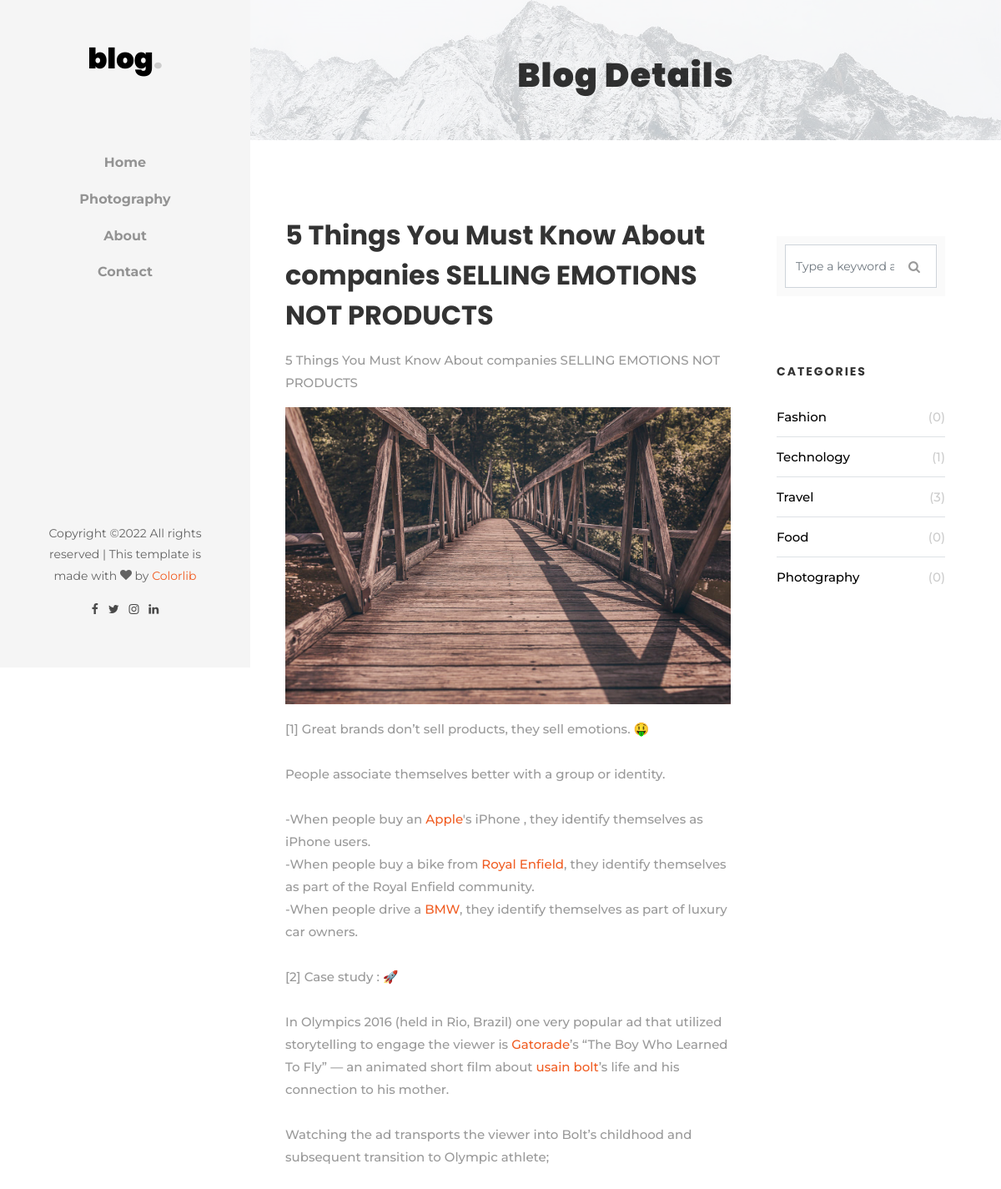
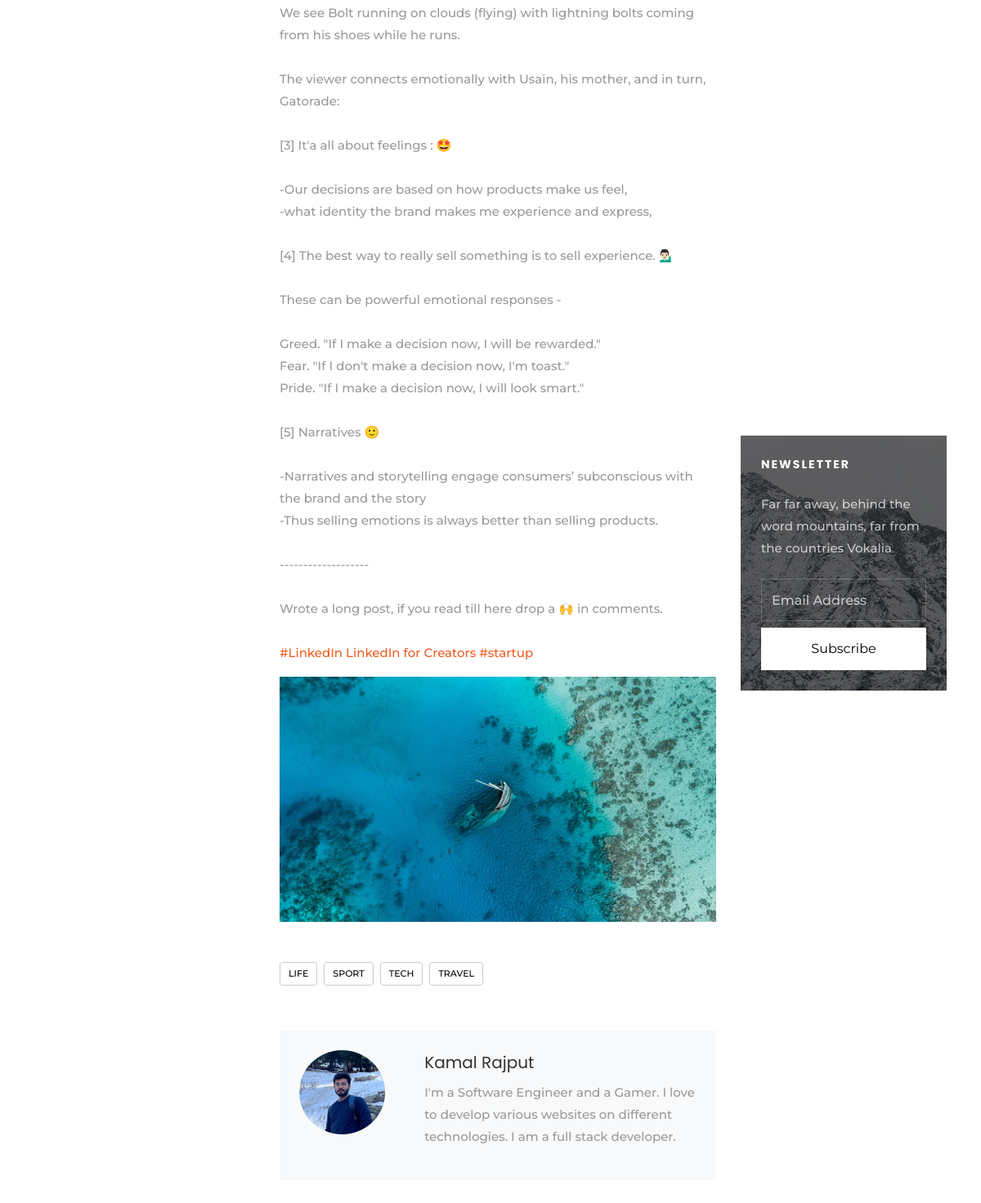
Page /blog/3/ on the committed database (2 pictures, top to bottom).
### home/models.py (models this page shows, shortened)
class Post(models.Model):
    post_title = models.CharField(max_length=255)
    preview = models.CharField(max_length=500, blank=True)
    description = RichTextField()
    cover_pic = models.ImageField(upload_to = cover_pic_path)
    image_1 = models.ImageField(upload_to = posts_pic_path, blank=True)
    image_2 = models.ImageField(upload_to = posts_pic_path, blank=True)
    image_3 = models.ImageField(upload_to = posts_pic_path, blank=True)
    tags = models.CharField(max_length=500, blank=True)
    author = models.ForeignKey(About, on_delete=models.CASCADE)
    active = models.BooleanField(default=True)
    created_at = models.DateTimeField(default=timezone.now)
    updated_at = models.DateTimeField(default=timezone.now)
    def get_tags_list(self):
        return self.tags.split(',')

class About(models.Model):
    first_name = models.CharField(max_length=30)
    last_name = models.CharField(max_length=30)
    profile_pic = models.ImageField(upload_to ='profilepic.jpg', blank=True)
    about = models.CharField(max_length=500)
    created_at = models.DateTimeField(default=timezone.now)
    updated_at = models.DateTimeField(default=timezone.now)

### home/views.py (the view)
# urls.py: path('blog/<int:pk>/', views.post),
def post(request, pk):
    context = {}
    context["active"] = ""
    post_obj = Post.objects.get(pk=pk)
    latest_posts = Post.objects.all().order_by("-pk")[:3]
    categories = {
        "Fashion": Post.objects.filter(tags__contains="fashion").count(),
        "Technology": Post.objects.filter(tags__contains="technology").count(),
        "Travel": Post.objects.filter(tags__contains="travel").count(),
        "Food": Post.objects.filter(tags__contains="food").count(),
        "Photography": Post.objects.filter(tags__contains="photography").count()
    }
    current_date = datetime.now().date()
    archives_obj = {}
    for i in range(6):
        date = current_date - relativedelta(months=i)
        archives_obj[f'{date.strftime("%B")} {date.strftime("%Y")}'] = Post.objects.filter(created_at__month=date.month).count()
    if post_obj.image_1:
        post_obj.description = post_obj.description.replace(
            "{image_1}", f'<img src="{post_obj.image_1.url}" alt="" class="img-fluid">'
        )
    if post_obj.image_2:
        post_obj.description = post_obj.description.replace(
            "{image_2}", f'<img src="{post_obj.image_2.url}" alt="" class="img-fluid">'
        )
    if post_obj.image_3:
        post_obj.description = post_obj.description.replace(
            "{image_3}", f'<img src="{post_obj.image_3.url}" alt="" class="img-fluid">'
        )
    context["post_obj"] = post_obj
    context["categories"] = categories
    context["latest_posts"] = latest_posts
    context["archives_obj"] = archives_obj
    return render(request, "home/single.html", context)

### home/templatetags/template_tags.py (called while the page is built)
@register.simple_tag
def get_social_links():
    return Social.objects.all().first()

@register.simple_tag
def get_latest_tags():
    posts = Post.objects.all().order_by("-pk")
    tags_list = []
    for post in posts:
        tags = post.tags.split(",")
        for tag in tags:
            if tag not in tags_list: tags_list.append(tag)
            if len(tags_list) == 10: return tags_list
    return tags_list

### templates/home/single.html (shortened to what this page needs)
{% extends "root.html" %}
{% load static %}
{% load template_tags %}
{% block content_body %}
<div id="colorlib-main">
	<div class="hero-wrap" style="background-image: url({% static 'images/bg_1.jpg' %});"
		data-stellar-background-ratio="0.5">
		<div class="overlay"></div>
		<div class=" d-flex justify-content-center align-items-center">
			<div class="col-md-8 text text-center">
				<div class="desc">
					<h1 class="mb-5" style="padding-top: 1.5em;">Blog Details</h1>
				</div>
			</div>
		</div>
	</div>
	<section class="ftco-section">
		<div class="container">
			<div class="row">
				<div class="col-lg-8 ftco-animate">
					<h2 class="mb-3 font-weight-bold">{{ post_obj.post_title }}</h2>
					<p>{{ post_obj.preview }}</p>
					<p>
						<img src="{{ post_obj.cover_pic.url }}" alt="" class="img-fluid">
					</p>
					<p>{{ post_obj.description|safe }}</p>
						<img src="images/image_2.jpg" alt="" class="img-fluid">
					<div class="tag-widget post-tag-container mb-5 mt-5">
						<div class="tagcloud">
							{% for tag in post_obj.get_tags_list %}
							<a href="#" class="tag-cloud-link">{{ tag|upper }}</a>
							{% endfor %}
						</div>
					</div>
					<div class="about-author d-flex p-4 bg-light">
						<div class="bio mr-5" style="width: 300px;">
							<img src="{{ post_obj.author.profile_pic.url }}" alt="Image placeholder" class="img-fluid mb-4">
						</div>
						<div class="desc">
							<h3>{{ post_obj.author.first_name }} {{ post_obj.author.last_name }}</h3>
							<p>{{ post_obj.author.about }}</p>
						</div>
					</div>
				</div>
				<div class="col-lg-4 sidebar ftco-animate">
					<div class="sidebar-box">
						<form action="#" class="search-form">
							<div class="form-group">
								<span class="icon icon-search"></span>
								<input type="text" class="form-control" placeholder="Type a keyword and hit enter">
							</div>
						</form>
					</div>
					<div class="sidebar-box ftco-animate">
						<h3 class="sidebar-heading">Categories</h3>
						<ul class="categories">
							{% for key, value in categories.items %}
							<li><a href="#">{{ key }} <span>({{ value }})</span></a></li>
							{% endfor %}
						</ul>
					</div>
							{% get_latest_tags as latest_tags %}
					<div class="sidebar-box subs-wrap img" style="background-image: url(images/bg_1.jpg);">
						<div class="overlay"></div>
						<h3 class="mb-4 sidebar-heading">Newsletter</h3>
						<p class="mb-4">Far far away, behind the word mountains, far from the countries Vokalia</p>
						<form action="#" class="subscribe-form">
							<div class="form-group">
								<input type="text" class="form-control" placeholder="Email Address">
								<input type="submit" value="Subscribe" class="mt-2 btn btn-white submit">
							</div>
						</form>
					</div>
				</div>
			</div>
		</div>
	</section>
</div>
{% endblock content_body %}

### static/css/icomoon.css (style rules this page uses)
[class^="icon-"], [class*=" icon-"] { font-family: 'icomoon' !important; speak: none; font-style: normal; font-weight: normal; font-variant: normal; text-transform: none; line-height: 1; -webkit-font-smoothing: antialiased; -moz-osx-font-smoothing: grayscale; }
.icon-search:before { content: "\f002"; }

### rows in the picture
Post: post_title "5 Things You Must Know About companies SELLING EMOTIONS NOT PRODUCTS", preview "5 Things You Must Know About companies SELLING EMOTIONS NOT PRODUCTS", cover_pic (picture), description "[1] Great brands don’t sell products, they sell emotions. 🤑 People associate themselves better with a group or identity. -When people buy an Apple 's iPhone , they identify themselves as iPhone users. -When people buy a bike from Royal Enfield , they identify themselves as part of the Royal Enfield community. -When people drive a BMW , they identify themselves as part of luxury car owners. [2] Case study : 🚀 In Olympics 2016 (held in Rio, Brazil) one very popular ad that utilized storytelling to engage the viewer is Gatorade ’s “The Boy Who Learned To Fly” — an animated short film about usain bolt ’s life and his connection to his mother. Watching the ad transports the viewer into Bolt’s…", author.profile_pic (picture), author.first_name "Kamal", author.last_name "Rajput", author.about "I'm a Software Engineer and a Gamer. I love to develop various websites on different technologies. I am a full stack developer."

### other values in the picture
{{ tag|upper }} "LIFE" "SPORT" "TECH" "TRAVEL"
{{ key }} "Fashion" "Technology" "Travel" "Food" "Photography"
{{ value }} "0" "1" "3" "0" "0"
